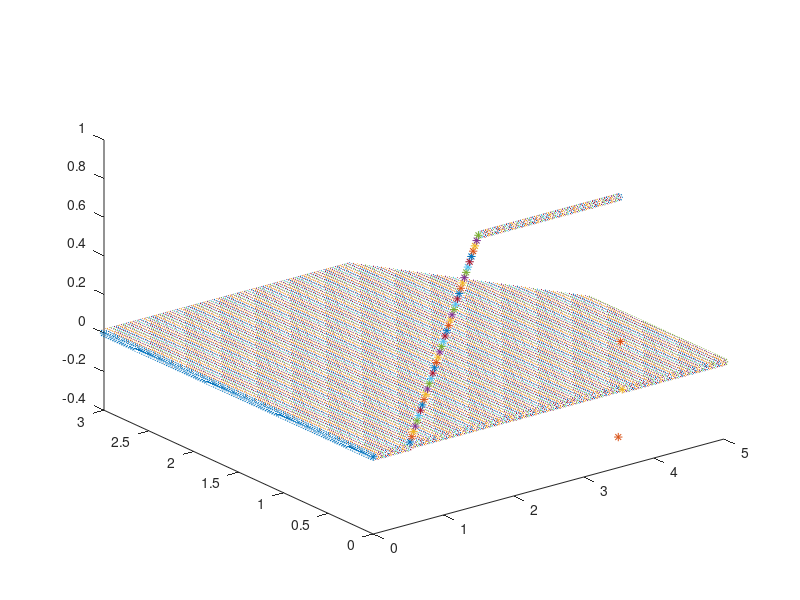
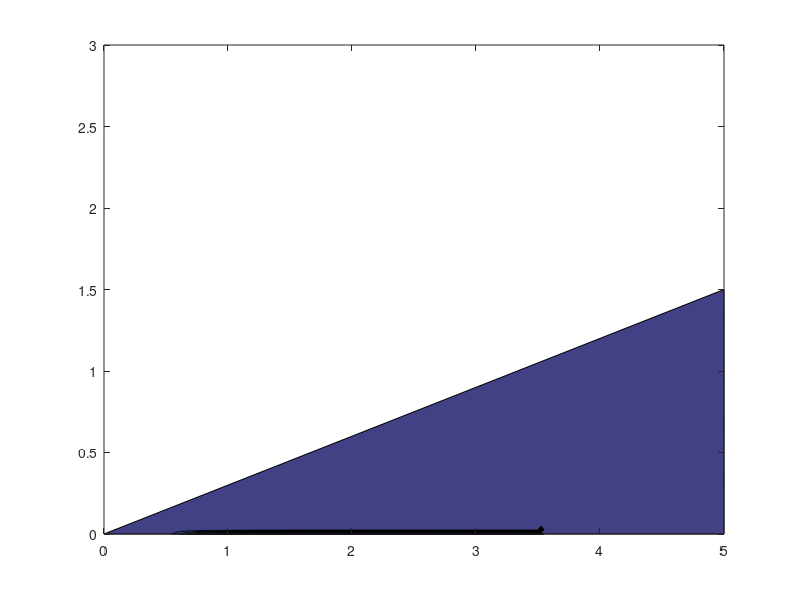

Source code (MATLAB) for these figures, in order:
%% cw2_p1.m

clear all;
close all;
clc;

%% Iterative
err = 10^(-8);

%% Functions
% Iterative Methods
function [U, iterhis] = iterative(A, M, N, b, U, n, err)
    resid = 1;
    iterhis = [];
    iter = 0;
    Tw = M\N;
    cw = M\b;
    while resid > err && iter < 5000
        iter = iter + 1;
        resid = norm(b - A*U)/(n - 2)^2;
        U = Tw*U + cw;
        iterhis = [iterhis, resid];
    end
end

% Jacobi
function [U, iterhis] = Jacobi(iterative, A, b, U, N, err)
    D = spdiags(spdiags(A, 0), 0, (N-2)^2, (N-2)^2);
    C = spdiags(zeros((N - 2)^2, 1),0, A);
    [U, iterhis] = iterative(A, D, -C, b, U, N, err);
end

% Gauss-Seidel
function [U, iterhis] = GS(iterative, A, b, U, N, err)
    D = spdiags(spdiags(A, 0), 0, (N-2)^2, (N-2)^2);
    C = spdiags(zeros((N - 2)^2, 1),0, A);
    V = triu(C);
    L = tril(C); 
    [U, iterhis] = iterative(A, D + L, -V, b, U, N, err);
end

% SOR
function [U, iterhis] = sor(iterative, A, b, U, N, err, omega)
    D = spdiags(spdiags(A, 0), 0, (N-2)^2, (N-2)^2);
    C = spdiags(zeros((N - 2)^2, 1),0, A);
    V = triu(C); L = tril(C); B = D + L;
    M = 1/omega*(D + omega*L); Never = 1/omega*((1 - omega)*D - omega*V);
    [U, iterhis] = iterative(A, M, Never, b, U, N, err);
end

%% Grid Creation
function [x2, y2, A, b, x, y, U] = gridcreate(N, M)
    % Define Boundary Conditions
    x_0 = 0; x_N = 5; y_0 = 0; y_N = 3;
    U_0 = 0; dU_1 = 0; U_2 = 1;

    % Create Plotting Mesh
    x = linspace(x_0, x_N, N); y = linspace(y_0, y_N, M);
    [x, y] = meshgrid(x, y);
    U = zeros(size(x));

    % Create Solution Points
    x2 = linspace(x_0, x_N, N); y2 = linspace(y_0, y_N, M);
    [x2, y2] = meshgrid(x2, y2);
    x2 = reshape(x2(1:end-1, 2:end-1)', (N-2)*(M-1), 1); y2 = reshape(y2(1:end-1, 2:end-1)', (N-2)*(M-1), 1);

    % Adaptive Grid
    omega = ((6.5 - y2) - x2)*(N - 1)/5;
    omega(omega > 1) = 1;
    theta = ((6.5 - x2) - y2)*(M - 1)/3;
    theta(theta > 1) = 1;

    % Reduce Solution Points to locations needed solving
    ind2 = find((x2 + y2 < (6.5)) + (y2 > 0) == 2);
    d11 = x2 > 3.5;
    d12 = x2 < 4.5;
    d13 = y2 == 0;
    ind3 = find((d11 == 1) + (d12 == 1) + (d13 == 1) == 3);
    ind2 = union(ind2, ind3);
    x2 = x2(ind2); y2 = y2(ind2);

    % Define "x" part of A
    Fx = (spdiags([ -1 2 -1 ], -1:1, (N - 2), (N - 2)));
    C = kron(speye(M - 1), Fx);
    C = spdiags(spdiags(C, -1:1).*[2./(1 + omega), 1./omega, 2./(1 + omega)], -1:1, C)';

    % Define "y" part of A
    Fy = (spdiags([ -1 2 -1 ], -1:1, (M - 1), (M - 1)));
    B = kron(Fy, speye(N - 2));
    B = spdiags(spdiags(B, [-(N-2) 0 (N-2)]).*[2./(1 + theta), 1./theta, 2./(1 + theta)], [-(N-2) 0 (N-2)], B)';
    g = spdiags(B, [-(N-2) 0 (N-2)]);
    g(N - 2: 2*(N - 2) , 3) = -2;
    B = spdiags(g, [-(N-2) 0 (N-2)], B);

    % Reduce components to locations needed solving and combine
    C = C(ind2, ind2); B = B(ind2, ind2);
    A = C + B;

    %BCs
    b = zeros(length(A), 1);
    b(1) = 1;
    for k = length(ind3): length(ind3) + (N-3)
        if x2(k) <= 0.5 || x2(k) >= 4.5
            b(k) = 0;
        elseif x2(k) <= 1.5
            b(k) = x2(k) - 0.5;
        elseif x2(k) <= 3.5
            b(k) = 1;
        elseif x2(k) < 4.5
            b(k) = 0;
        end
    end
end

% Mesh Pts.
N = 201; M = 121;

% Gaussian
[x2, y2, A, b, x, y, U] = gridcreate(N, M);
sol = A\b;

% Plotting
n = 0;
for i = 1:M
    for j = 1:N
        indx = find(x2 == x(i, j));
        indy = find(y2 == y(i, j));
        ind = intersect(indx, indy);
        if isempty(ind) == 1
            if y(i, j) == 0 && x(i,j) > 0.5 && x(i,j) < 1.5
                U(i, j) = x(i, j) - 0.5;
            elseif y(i, j) == 0 && x(i,j) >= 1.5 && x(i,j) <= 3.5
                U(i, j) = 1;
            elseif y(i,j) + x(i,j) > 6.5
                U(i, j) = NaN;
            else
                U(i,j) = 0;
            end
        else
            U(i,j) = sol(ind);
        end
    end
end

figure(2)
contourf(x, y, U, 20)

figure(1)
plot3(x, y, U, '*')

